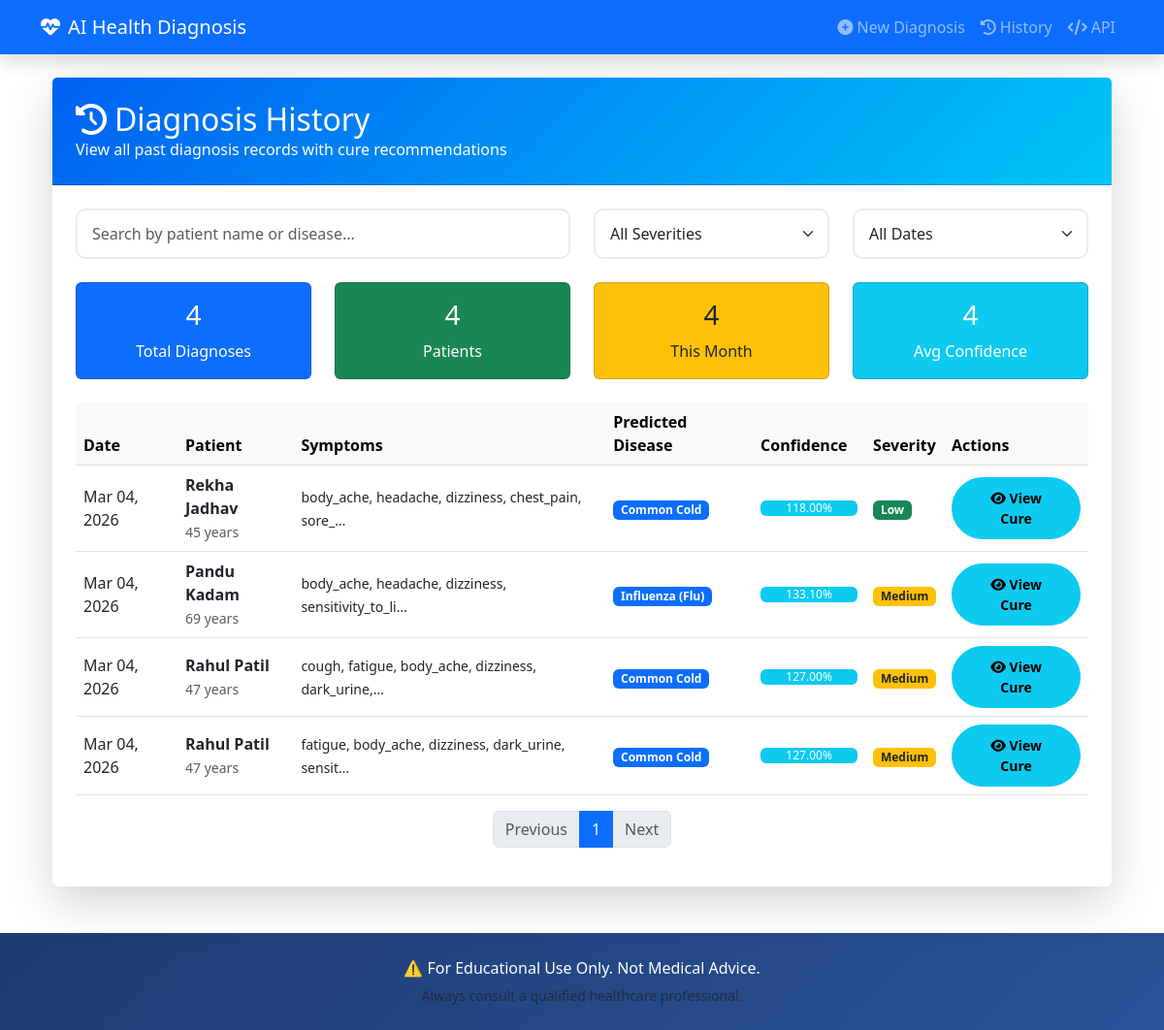
The page /history/ on the database its author committed.
### diagnosis_app/models.py (models this page shows, shortened)
class DiagnosisRecord(models.Model):
    patient = models.ForeignKey(
        Patient,
        on_delete=models.CASCADE,
        related_name='diagnoses'
    )
    symptoms = models.TextField()
    test_results = models.TextField(blank=True)
    predicted_diseases = models.JSONField()
    primary_disease = models.CharField(max_length=100)
    severity = models.CharField(max_length=20)
    urgency = models.CharField(max_length=20)
    recommended_cure = models.TextField()
    confidence_score = models.DecimalField(max_digits=5, decimal_places=2)
    ai_version = models.CharField(max_length=20, default="v2.0")
    created_at = models.DateTimeField(auto_now_add=True)
    updated_at = models.DateTimeField(auto_now=True)
    class Meta:
        ordering = ['-created_at']

class Patient(models.Model):
    name = models.CharField(max_length=100)
    age = models.IntegerField()
    gender = models.CharField(max_length=10, choices=[
        ('Male', 'Male'),
        ('Female', 'Female'),
        ('Other', 'Other')
    ])
    phone = models.CharField(max_length=15, blank=True)
    email = models.EmailField(blank=True)
    medical_history = models.TextField(blank=True)
    created_at = models.DateTimeField(auto_now_add=True)
    class Meta:
        ordering = ['-created_at']

### diagnosis_app/views.py (the view)
# urls.py: path('history/', views.history, name='history'),
def history(request):
    records = DiagnosisRecord.objects.all().order_by('-created_at')
    return render(request, 'diagnosis_app/history.html', {'records': records})

### diagnosis_app/templates/diagnosis_app/history.html (shortened to what this page needs)
{% extends 'diagnosis_app/base.html' %}
{% load static %}
{% block content %}
<div class="container mt-4">
    <div class="row justify-content-center">
        <div class="col-lg-12">
            <div class="card shadow-lg border-0">
                <div class="card-header bg-gradient-primary text-white p-4">
                    <h2 class="mb-0"><i class="fas fa-history me-2"></i>Diagnosis History</h2>
                    <p class="mb-0">View all past diagnosis records with cure recommendations</p>
                </div>
                <div class="card-body p-4">
                    <div class="row mb-4">
                        <div class="col-md-6">
                            <input type="text" id="searchInput" class="form-control" placeholder="Search by patient name or disease...">
                        </div>
                        <div class="col-md-3">
                            <select id="severityFilter" class="form-select">
                                <option value="">All Severities</option>
                            </select>
                        </div>
                        <div class="col-md-3">
                            <select id="dateFilter" class="form-select">
                                <option value="">All Dates</option>
                            </select>
                        </div>
                    </div>
                    <div class="row mb-4">
                        <div class="col-md-3">
                            <div class="card bg-primary text-white">
                                <div class="card-body text-center">
                                    <h3>{{ records|length }}</h3>
                                    <p class="mb-0">Total Diagnoses</p>
                                </div>
                            </div>
                        </div>
                        <div class="col-md-3">
                            <div class="card bg-success text-white">
                                <div class="card-body text-center">
                                    <h3>{{ records|length }}</h3>
                                    <p class="mb-0">Patients</p>
                                </div>
                            </div>
                        </div>
                        <div class="col-md-3">
                            <div class="card bg-warning text-dark">
                                <div class="card-body text-center">
                                    <h3>{{ records|length }}</h3>
                                    <p class="mb-0">This Month</p>
                                </div>
                            </div>
                        </div>
                        <div class="col-md-3">
                            <div class="card bg-info text-white">
                                <div class="card-body text-center">
                                    <h3>{{ records|length }}</h3>
                                    <p class="mb-0">Avg Confidence</p>
                                </div>
                            </div>
                        </div>
                    </div>
                    <div class="table-responsive">
                        <table class="table table-hover align-middle" id="historyTable">
                            <thead class="table-light">
                                <tr>
                                    <th>Date</th>
                                    <th>Patient</th>
                                    <th>Symptoms</th>
                                    <th>Predicted Disease</th>
                                    <th>Confidence</th>
                                    <th>Severity</th>
                                    <th>Actions</th>
                                </tr>
                            </thead>
                            <tbody>
                                {% for record in records %}
                                <tr>
                                    <td>{{ record.created_at|date:"M d, Y" }}</td>
                                    <td>
                                        <strong>{{ record.patient.name }}</strong><br>
                                        <small class="text-muted">{{ record.patient.age }} years</small>
                                    </td>
                                    <td><small>{{ record.symptoms|truncatechars:50 }}</small></td>
                                    <td><span class="badge bg-primary">{{ record.primary_disease }}</span></td>
                                    <td>
                                        <div class="progress" style="width: 100px;">
                                            <div class="progress-bar bg-info" role="progressbar" style="width: {{ record.confidence_score }}%">
                                                {{ record.confidence_score }}%
                                            </div>
                                        </div>
                                    </td>
                                    <td>
                                        {% if record.severity == 'Low' %}
                                            <span class="badge bg-success">{{ record.severity }}</span>
                                        {% elif record.severity == 'Medium' %}
                                            <span class="badge bg-warning text-dark">{{ record.severity }}</span>
                                        {% elif record.severity == 'High' %}
                                            <span class="badge bg-danger">{{ record.severity }}</span>
                                        {% elif record.severity == 'Urgent' %}
                                            <span class="badge bg-danger">{{ record.severity }}</span>
                                        {% else %}
                                            <span class="badge bg-secondary">{{ record.severity }}</span>
                                        {% endif %}
                                    </td>
                                    <td>
                                        <button class="btn btn-sm btn-info" data-bs-toggle="modal" data-bs-target="#cureModal{{ record.id }}">
                                            <i class="fas fa-eye"></i> View Cure
                                        </button>
                                    </td>
                                </tr>
                                {% endfor %}
                            </tbody>
                        </table>
                    </div>
                    <nav aria-label="Page navigation">
                        <ul class="pagination justify-content-center">
                            <li class="page-item disabled">
                                <a class="page-link" href="#">Previous</a>
                            </li>
                            <li class="page-item active"><a class="page-link" href="#">1</a></li>
                            <li class="page-item disabled">
                                <a class="page-link" href="#">Next</a>
                            </li>
                        </ul>
                    </nav>
                </div>
            </div>
        </div>
    </div>
</div>
{% endblock %}

### diagnosis_app/templates/diagnosis_app/base.html (shortened to what this page needs)
{% load static %}
<!DOCTYPE html>
<html lang="en">
<head>
    <link href="https://cdn.jsdelivr.net/npm/bootstrap@5.3.0/dist/css/bootstrap.min.css" rel="stylesheet">
    <link rel="stylesheet" href="https://cdnjs.cloudflare.com/ajax/libs/font-awesome/6.4.0/css/all.min.css">
    <link href="https://cdn.jsdelivr.net/npm/chart.js@4.4.0/dist/chart.min.css" rel="stylesheet">
    <link rel="stylesheet" href="{% static 'css/style.css' %}">
</head>
<body>
    <nav class="navbar navbar-expand-lg navbar-dark bg-primary shadow">
        <div class="container">
            <a class="navbar-brand" href="{% url 'diagnose' %}">
                <i class="fas fa-heartbeat me-2"></i>AI Health Diagnosis
            </a>
            <div class="collapse navbar-collapse" id="navbarNav">
                <ul class="navbar-nav ms-auto">
                    <li class="nav-item">
                        <a class="nav-link" href="{% url 'diagnose' %}"><i class="fas fa-plus-circle me-1"></i>New Diagnosis</a>
                    </li>
                    <li class="nav-item">
                        <a class="nav-link" href="{% url 'history' %}"><i class="fas fa-history me-1"></i>History</a>
                    </li>
                    <li class="nav-item">
                        <a class="nav-link" href="{% url 'api_docs' %}"><i class="fas fa-code me-1"></i>API</a>
                    </li>
                </ul>
            </div>
        </div>
    </nav>
    <div class="container mt-4">
        {% block content %}{% endblock %}
    </div>
    <footer class="bg-dark text-white text-center py-4 mt-5">
        <div class="container">
            <p class="mb-1">⚠️ For Educational Use Only. Not Medical Advice.</p>
            <small class="text-muted">Always consult a qualified healthcare professional.</small>
        </div>
    </footer>
</body>
</html>

### diagnosis_app/static/css/style.css (style rules this page uses)
:root { --primary-color: #0061f2; --secondary-color: #00c6f7; --success-color: #28a745; --warning-color: #ffc107; --danger-color: #dc3545; --info-color: #17a2b8; }
.bg-gradient-primary { background: linear-gradient(135deg, var(--primary-color) 0%, var(--secondary-color) 100%); }
.card { transition: all 0.3s ease; }
.btn { border-radius: 50px; padding: 10px 25px; font-weight: 600; transition: all 0.3s ease; }
.form-control, .form-select { border-radius: 10px; border: 2px solid #e9ecef; padding: 12px 15px; }
.navbar { box-shadow: 0 4px 6px rgba(0, 0, 0, 0.1); }
footer { background: linear-gradient(135deg, #1e3c72 0%, #2a5298 100%); }

### rows shown on the page
DiagnosisRecord: created_at "Mar 04, 2026", patient.name "Rekha Jadhav", patient.age "45", symptoms "body_ache, headache, dizziness, chest_pain, sore_…", primary_disease "Common Cold", confidence_score "118.00", severity "Low"
DiagnosisRecord: created_at "Mar 04, 2026", patient.name "Pandu Kadam", patient.age "69", symptoms "body_ache, headache, dizziness, sensitivity_to_li…", primary_disease "Influenza (Flu)", confidence_score "133.10", severity "Medium"
DiagnosisRecord: created_at "Mar 04, 2026", patient.name "Rahul Patil", patient.age "47", symptoms "cough, fatigue, body_ache, dizziness, dark_urine,…", primary_disease "Common Cold", confidence_score "127.00", severity "Medium"
DiagnosisRecord: created_at "Mar 04, 2026", patient.name "Rahul Patil", patient.age "47", symptoms "fatigue, body_ache, dizziness, dark_urine, sensit…", primary_disease "Common Cold", confidence_score "127.00", severity "Medium"

### other values the page prints
{{ records|length }} "4"
